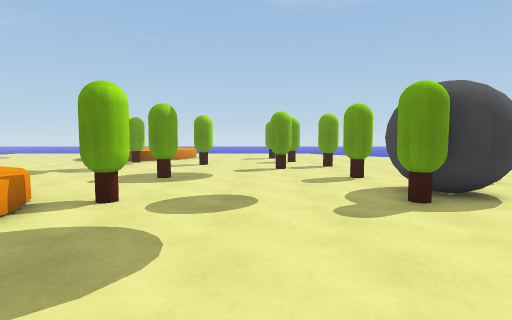
view 1 (above)

23 first-person views from a walk through a scene from a Unity 3-D project. The camera is 1.4 m above the floor, tilts 4° down and sees 80° across. The floor is counted in squares, 1 m on a side. Each view is taken from the middle of a square. On the plan, view 1 faces up. The plan holds only what a view shows up to about 14 squares ahead; the rest is blank. The place goes on beyond the plan. Surface patterns are stand-ins for the level's own textures.

view 2
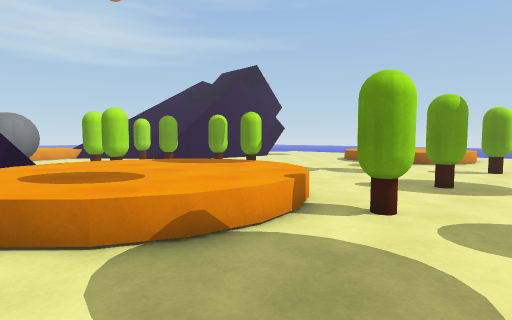

view 3
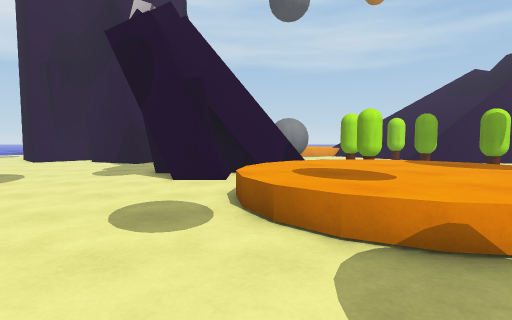

view 4
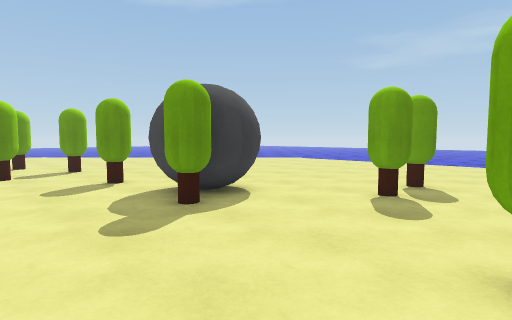

view 5
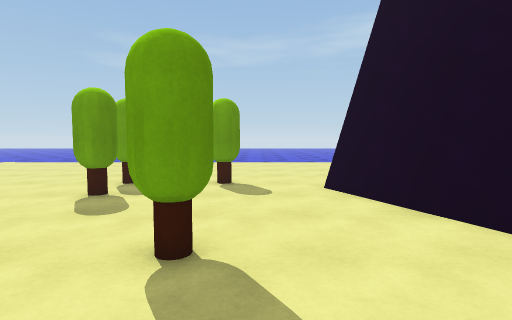

view 6
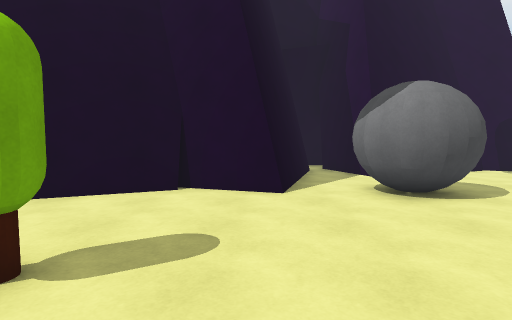

view 7
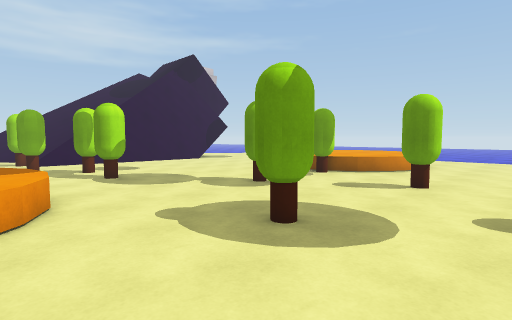

view 8
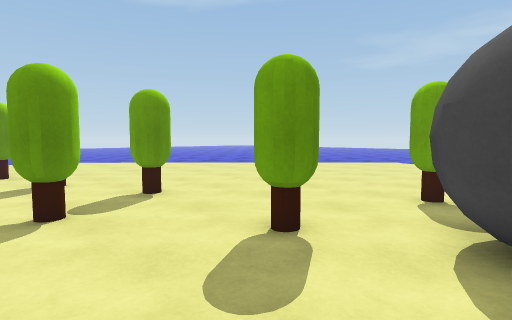

view 9
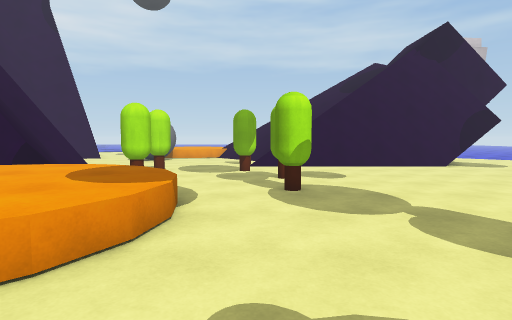

view 10
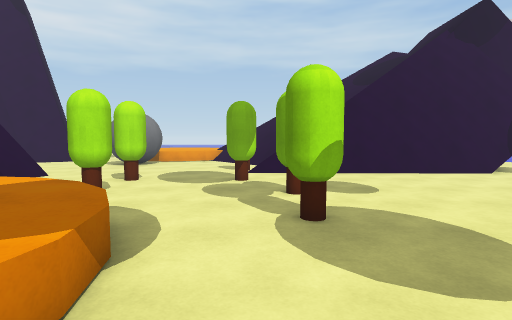

view 11
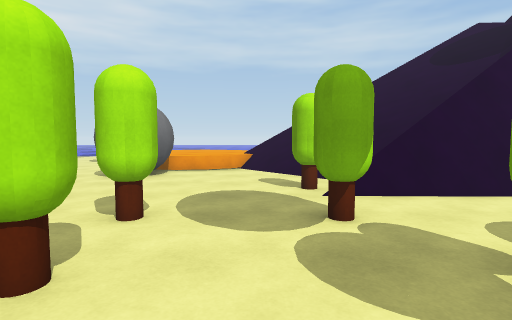

view 12
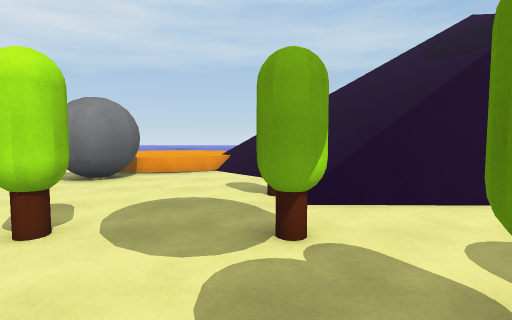

view 13
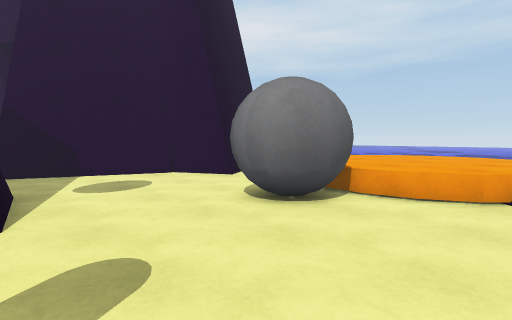

view 14
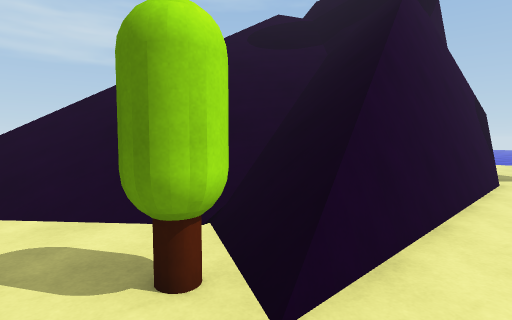

view 15
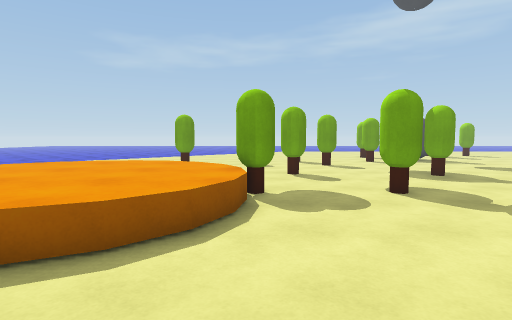

view 16
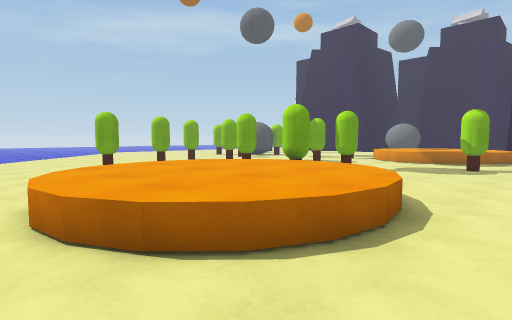

view 17
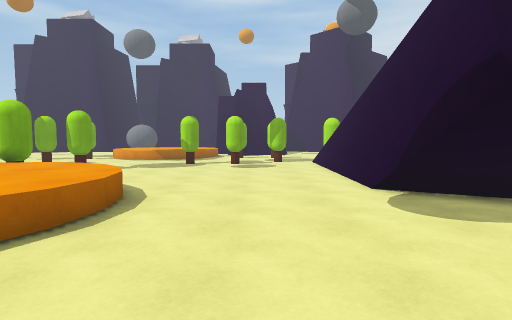

view 18
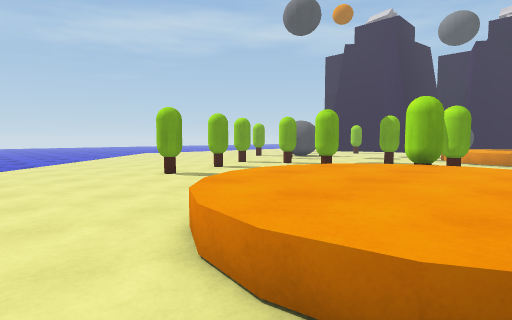

view 19
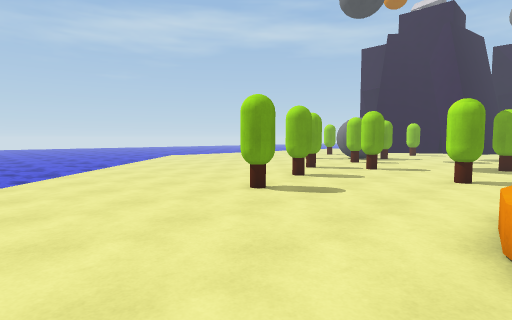

view 20
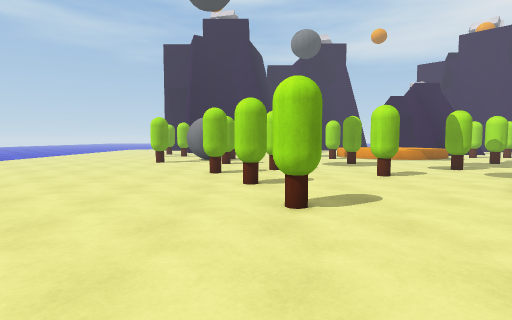

view 21
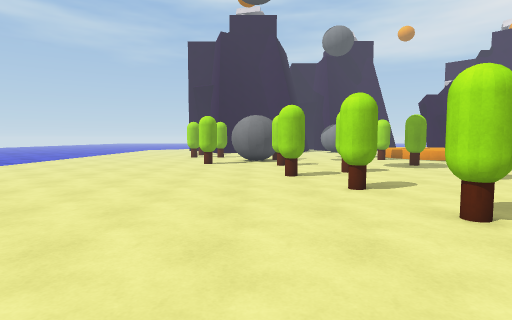

view 22
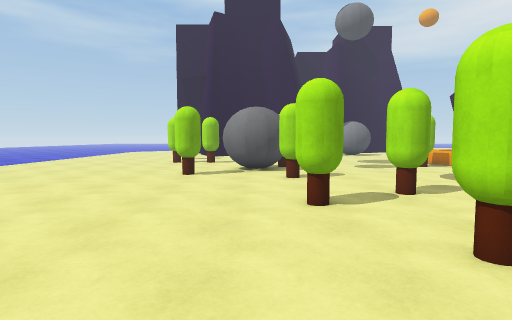

view 23
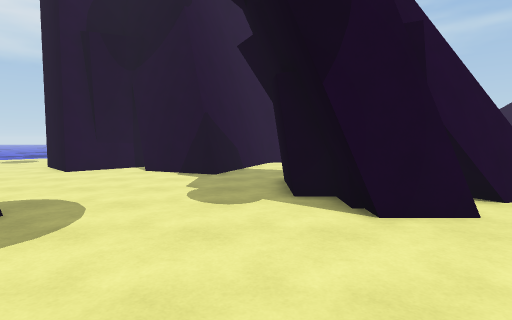

### Floor plan
Key: @ floor where view 1 was taken; # wall or solid block; . main floor; : floor 0.5 m higher than the main floor; / step, stairs or slope; = window, fence, low wall or low ledge; ≈ water the walk keeps out of; ^ raised ledge; v drop or lower ground; B grey ball; O other object.
Columns run from 26 left of view 1 to 10 right of it. Each row starts with its distance up from view 1.
 28            .    .  .... .....
 27             .  .................≈≈≈≈≈
 26          .......^^^^.............≈≈≈≈
 25        ........^^^^^^.............≈≈≈
 24        ........^^^^^^^.............≈≈
 23       ........^^^^^^^^..............≈
 22       ##......^^^^^^^^.....OO........
 21       v#......^^^^^^^^.....O.........
 20  /// /v#.......^^^^^^^...............
 19 //////v#=......^^^^^^.......O........
 18 //////v#.........^OO........OO.......
 17 //////v#...............O.............
 16 //////v#...............OO....OO......
 15 //////=#...........O.......O.OO......
 14 ///////#...........O.......OO........
 13 ///////#.............................
 12 ///////#.............................
 11 /// ///=....OOOO......OO.....OO......
 10 /////.OO.OO......................OO..
  9 ////..OO.OO...................BBB....
  8 //..............^^^^^.........BBB....
  7 :=.............^^^^^^^OO.....OBBB....
  6 ::.......OO.OO^^^^^^^^.O......O......
  5 ::#B......O.O ^^^^^^^^...............
  4 ::BBB......   ^^^^^^^^...........OOOO
  3     BB....  ==^^^^^^^^...............
  2     B....==###.^^^^^^^...............
  1  ........#####..^^^^^........OO....OO
  0  .......=#  ###...........@..........
 -1  .......#   ####.....................
 -2  ##.....    ####..................##.
 -3   #.......### ........BBB.......####
 -4   ###................  BB.###.###
 -5     ####.............    .#####
 -6        ##............   ..#
 -7        #............    ..#
 -8        #............   #.##
 -9       ##....... #.     #.#
-10       ........  ##     ###
-11       #......
-12       ##....
-13       #....
-14       ...

Where each view was taken, in squares from view 1:
view 1: 0 up, 0 right, facing up
view 2: 1 up, 1 left, facing up-left
view 3: 1 up, 1 left, facing left
view 4: 1 up, 0 right, facing up-right
view 5: 0 up, 0 right, facing right
view 6: 4 up, 1 right, facing down
view 7: 7 up, 0 right, facing up-left
view 8: 8 up, 0 right, facing up-right
view 9: 10 up, 3 left, facing left
view 10: 10 up, 6 left, facing left
view 11: 8 up, 11 left, facing left
view 12: 9 up, 12 left, facing left
view 13: 8 up, 17 left, facing down-left
view 14: 8 up, 17 left, facing up-left
view 15: 18 up, 15 left, facing right
view 16: 27 up, 14 left, facing down-right
view 17: 28 up, 15 left, facing down
view 18: 28 up, 10 left, facing down-right
view 19: 28 up, 5 left, facing down-right
view 20: 28 up, 2 right, facing down
view 21: 27 up, 5 right, facing down
view 22: 22 up, 5 right, facing down
view 23: 4 down, 6 left, facing left
